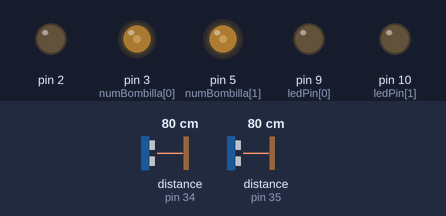
The sketch below on a simulated Arduino Mega 2560, built with avr-gcc and run on an emulated ATmega2560. Parts: output pins drawn as LEDs (lit = HIGH). Dashed ring = blinking. The inputs (shaded band) are chosen by the test bench; at power-on: distance to the obstacle (sensors on pin 34, pin 35) 80 cm. The echo pulse lasts 58.3 µs per cm; pins used as bus, display or sensor lines are not drawn; what the sketch prints to the serial monitor is not drawn.

Above: at 2.9 s.
3.0 s: distance to the obstacle (sensor on pin 34) set to 2 cm
At 4.46 s:
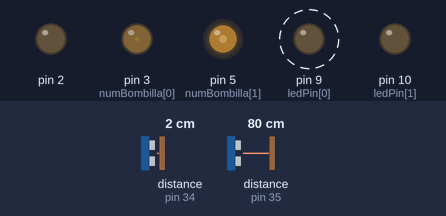
7.8 s: distance to the obstacle (sensor on pin 35) set to 2 cm
At 8.5 s:
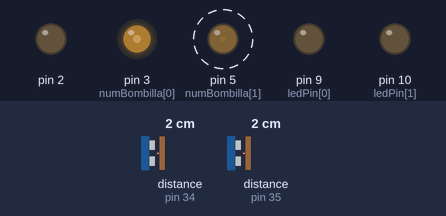
11.7 s: distance to the obstacle (sensor on pin 34) set to 4 cm
At 12.66 s:
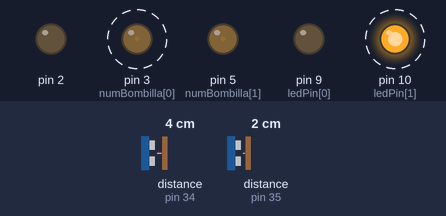
15.4 s: distance to the obstacle (sensor on pin 35) set to 9 cm
At 16.5 s:
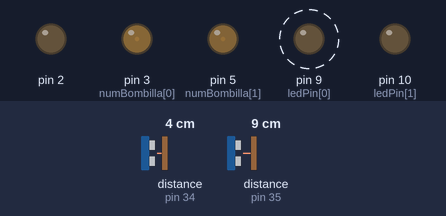
19.6 s: distance to the obstacle (sensor on pin 34) set to 120 cm
At 21.72 s:
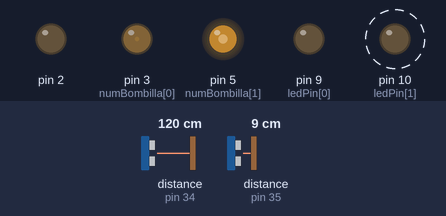
25.9 s: distance to the obstacle (sensor on pin 35) set to 250 cm
At 29.5 s:
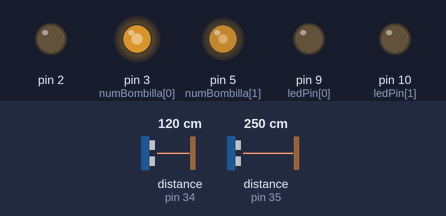
Timing chart, 0 to 32.5 s (numbered marks = the images above; inputs shaded):
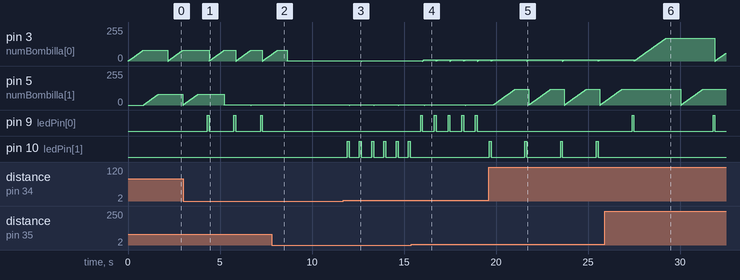

Measured:
- after the input at 3.0 s, pin 9 (ledPin[0]): alternates HIGH for 0.10 s and LOW for 1.3 s, starting after 1.3 s
- after the input at 7.8 s, pin 5 (numBombilla[1]): alternates 1/255 for 0.53 s and 0/255 for 0.01 s, starting after 0.87 s; pin 9 (ledPin[0]): stops changing and stays LOW
- after the input at 11.7 s, pin 10 (ledPin[1]): alternates HIGH for 0.10 s and LOW for 0.56 s, starting after 0.22 s
- after the input at 15.4 s, pin 9 (ledPin[0]): alternates HIGH for 0.10 s and LOW for 0.65 s, starting after 0.50 s; pin 10 (ledPin[1]): stops changing and stays LOW
- after the input at 19.6 s, pin 9 (ledPin[0]): stops changing and stays LOW; pin 10 (ledPin[1]): alternates HIGH for 0.10 s and LOW for 1.8 s, starting at once
- after the input at 25.9 s, pin 9 (ledPin[0]): alternates HIGH for 0.10 s and LOW for 4.3 s, starting after 1.5 s; pin 10 (ledPin[1]): stops changing and stays LOW

The sketch:

distancia_basico.ino
```cpp
/*
 HC-SR04 Ping distance sensor]
 VCC to arduino 5v GND to arduino GND
 Echo to Arduino pin 13 Trig to Arduino pin 12
 More info at: http://goo.gl/kJ8Gl
 */

#include <stdio.h>
#include <stdlib.h>


int tigers[] ={37,36};
int echos[] ={35,34};
int numBombilla[]={3,5};
int count=2;
int countBom=2;
int ledPin[]={9,10};
int numLed=3;
int light=200;

void setup() {
  Serial.begin (9600);
  for(int i = 0; i< count; i++)
  {
    pinMode(tigers[i],INPUT);
        pinMode(tigers[i],OUTPUT);
  }
 for(int i = 0; i< numLed; i++)
  {
    pinMode(ledPin[i], OUTPUT);
  }
   for(int i = 0; i< countBom; i++)
  {
    pinMode(numBombilla[i],OUTPUT);
  }

}


void loop() {

  int distancia1, distancia2;
  distancia(echos[0],tigers[0],&distancia1);
  distancia(echos[1],tigers[1],&distancia2);


  if (distancia1 > distancia2){
    enciendeLed(ledPin[0]);
  }

 if (distancia1 < distancia2){
    enciendeLed(ledPin[1]);
  }
    Serial.print("Valores: ");
    Serial.print(distancia1);
    Serial.print("--------Valor 2---------");
    Serial.println(distancia2);
    Serial.print("Valor de la luz ");
    Serial.println(light);
    for(int i =distancia1;i >= 0;i--)
    {
      Serial.print(i);
      analogWrite(numBombilla[0], min(distancia1-i,170)); //me aseguro que no pasa de 170 por si quemo el circuito
      delay(10);
    }
    for(int i =distancia2;i >= 0;i--)
    {
      Serial.print(i);
      analogWrite(numBombilla[1], min(distancia2-i,170)); //me aseguro que no pasa de 170 por si quemo el circuito
      delay(10);
    }
  delay(500);
}
void distancia(int echo, int disparador,int *distance)
{

  int duration;
  digitalWrite(disparador, HIGH);
  delayMicroseconds(1000);
  digitalWrite(disparador, LOW);
  duration=   pulseIn(echo, HIGH);
  *distance=((duration/2) / 29.1);

}
void enciendeLed(int a)
{
   digitalWrite(a,HIGH);
   delay(100);
   digitalWrite(a,LOW);

}
```
